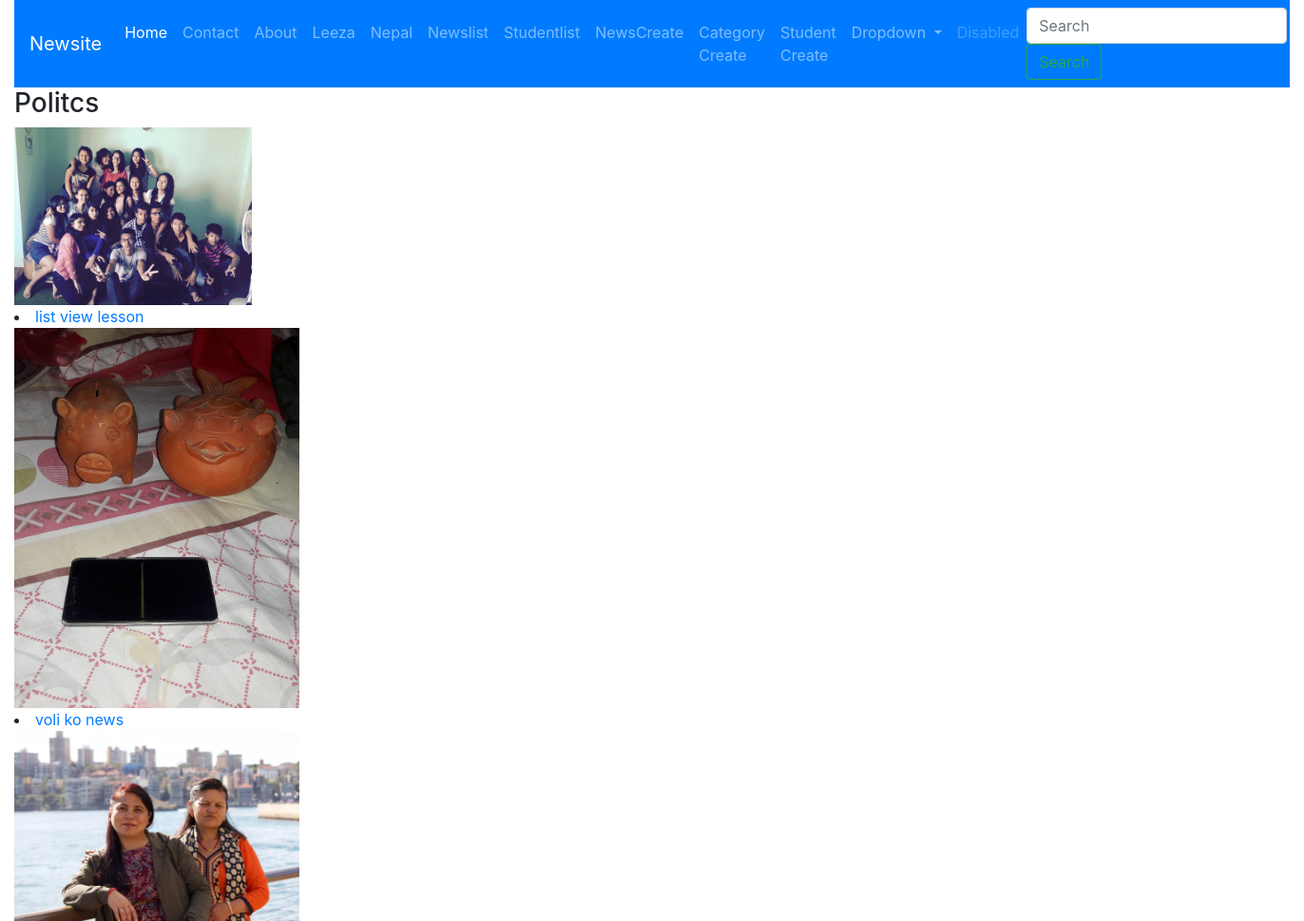
The page /category/1/detail/ on the database its author committed.
### newsapp/models.py (models this page shows, shortened)
class Category(models.Model):
	title = models.CharField(max_length = 50)
	image = models.ImageField(upload_to = 'category')

class News(models.Model):
	title = models.CharField(max_length = 100)
	image = models.ImageField(upload_to = "news")
	category = models.ManyToManyField(Category)
	detail = models.TextField()
	author = models.CharField(max_length = 100)
	date = models.DateTimeField(auto_now_add = True)

### newsapp/views.py (the view)
# urls.py: path("category/<int:pk>/detail/",CategoryDetailView.as_view(), name="categorydetail"),
class CategoryDetailView(DetailView):
	template_name = "categorydetail.html"
	model = Category
	context_object_name = "categoryobject"

### templates/categorydetail.html (shortened to what this page needs)
{% extends 'base.html' %}
{% block content %}
<h3>{{categoryobject.title}}</h3>
<img src="{{categoryobject.image.url}}" width="250">
{% for news in categoryobject.news_set.all %}
<li><a href="/news/{{news.id}}/detail/">{{news.title}}</a></li>
<img src="{{news.image.url}}" width="300">
{% endfor %}
{% endblock %}

### rows shown on the page
Category: title "Politcs", image (picture)
News: title "list view lesson", image (picture)
News: title "voli ko news", image (picture)
